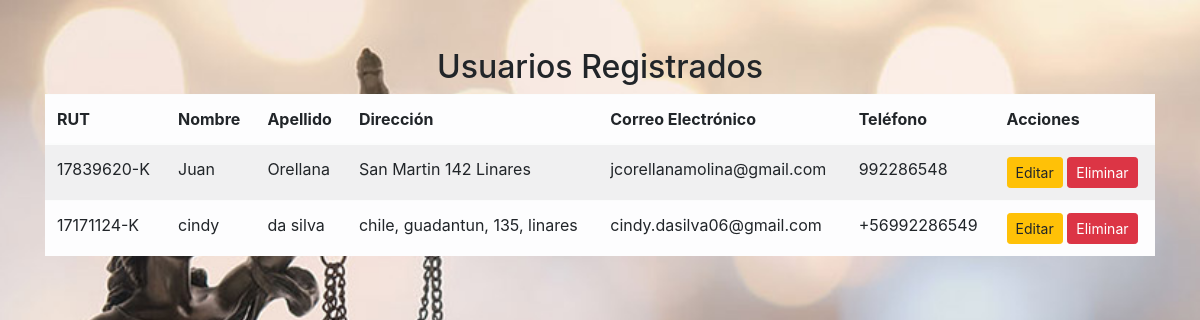
The app's page /usuarios.php with its own data.
### tables this page shows
CREATE TABLE IF NOT EXISTS `clientes` (
  `id_cliente` int NOT NULL AUTO_INCREMENT,
  `rut` varchar(12) NOT NULL,
  `nombre` varchar(200) NOT NULL,
  `apellido` varchar(100) NOT NULL,
  `direccion` varchar(500) NOT NULL,
  `correo_electronico` varchar(100) NOT NULL,
  `telefono` varchar(20) NOT NULL,
  PRIMARY KEY (`id_cliente`),
  UNIQUE KEY `rut` (`rut`)
);

### usuarios.php (the view, shortened to what this page needs)
<?php
include 'conexion.php';
$sql = "SELECT * FROM clientes";
$resultado = $conexion->query($sql);
?>
<!DOCTYPE html>
<html lang="es">
<head>
    <link href="https://stackpath.bootstrapcdn.com/bootstrap/4.5.2/css/bootstrap.min.css" rel="stylesheet">
</head>
<body>
    <div class="container mt-5">
        <h2 class="text-center">Usuarios Registrados</h2>
        <table class="table table-striped table-light table-hover">
            <thead>
                <tr>
                    <th>RUT</th>
                    <th>Nombre</th>
                    <th>Apellido</th>
                    <th>Dirección</th>
                    <th>Correo Electrónico</th>
                    <th>Teléfono</th>
                    <th>Acciones</th>
                </tr>
            </thead>
            <tbody>
                <?php while($fila = $resultado->fetch_assoc()): ?>
                <tr>
                    <td><?php echo $fila['rut']; ?></td>
                    <td><?php echo $fila['nombre']; ?></td>
                    <td><?php echo $fila['apellido']; ?></td>
                    <td><?php echo $fila['direccion']; ?></td>
                    <td><?php echo $fila['correo_electronico']; ?></td>
                    <td><?php echo $fila['telefono']; ?></td>
                    <td>
                        <a href="editar.php?id=<?php echo $fila['id_cliente']; ?>" class="btn btn-warning btn-sm">Editar</a>
                        <a href="eliminar.php?id=<?php echo $fila['id_cliente']; ?>" class="btn btn-danger btn-sm" onclick="return confirm('¿Estás seguro de eliminar este usuario?');">Eliminar</a>
                    </td>
                </tr>
                <?php endwhile; ?>
            </tbody>
        </table>
    </div>
</body>
</html>

### usuarios.php (style rules this page uses)
html, body { height: 100%; margin: 0; }
body { background-image: url('fondo.jpg'); background-size: cover; background-position: center; background-repeat: no-repeat; background-attachment: fixed; }

### records on screen
clientes: rut "17839620-K", nombre "Juan", apellido "Orellana", direccion "San Martin 142 Linares", correo_electronico "jcorellanamolina@gmail.com", telefono "992286548"
clientes: rut "17171124-K", nombre "cindy", apellido "da silva", direccion "chile, guadantun, 135, linares", correo_electronico "cindy.dasilva06@gmail.com", telefono "+56992286549"
